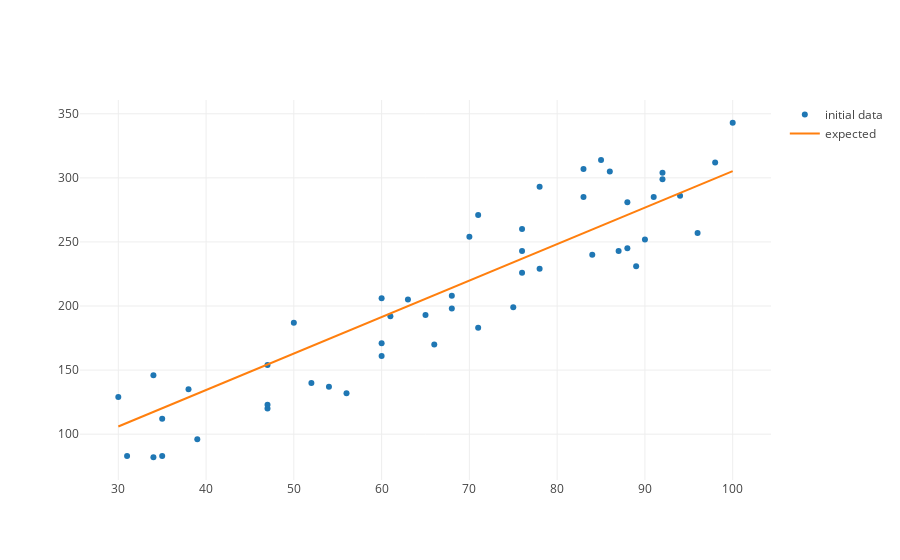

The code cell stored with this chart in its notebook:
### Markdown cell above
And because we do not retrain our model -- we already did that -- we use the same model to predict the future amounts of customers.

### Code cell
data_trace = trace_values(new_temps, new_noisy_customers, name = 'initial data')

plot([data_trace, model_trace])

### Figure 1 — Plotly figure (JSON) as saved in the notebook; plotly's stock layout.template omitted (floating-point values rounded to 4 significant figures)
{"data": [{"mode": "markers", "name": "initial data", "text": [], "type": "scatter", "uid": "e58c4dc0-f16a-4512-8b60-c21abe22e3a9", "x": [34, 84, 91, 31, 56, 89, 92, 65, 50, 34, 96, 92, 71, 39, 61, 76, 35, 83, 47, 75, 78, 83, 66, 63, 88, 52, 68, 76, 47, 88, 60, 86, 78, 35, 30, 60, 47, 54, 68, 98, 76, 60, 70, 100, 87, 85, 90, 38, 71, 94], "y": [82, 240, 285, 83, 132, 231, 299, 193, 187, 146, 257, 304, 183, 96, 192, 260, 112, 285, 120, 199, 293, 307, 170, 205, 245, 140, 208, 243, 154, 281, 171, 305, 229, 83, 129, 206, 123, 137, 198, 312, 226, 161, 254, 343, 243, 314, 252, 135, 271, 286]}, {"mode": "lines", "name": "expected", "text": [], "type": "scatter", "uid": "4be6c472-60f7-4537-b6cf-ae674d3ab07b", "x": [30, 32, 33, 37, 38, 41, 41, 41, 43, 43, 49, 51, 52, 52, 54, 54, 57, 58, 60, 61, 61, 63, 63, 64, 65, 65, 66, 67, 67, 67, 68, 68, 69, 69, 73, 76, 77, 79, 80, 81, 82, 84, 90, 91, 94, 95, 96, 98, 100, 100], "y": [106.0, 111.7, 114.6, 125.9, 128.8, 137.3, 137.3, 137.3, 143.0, 143.0, 160.1, 165.8, 168.7, 168.7, 174.3, 174.3, 182.9, 185.7, 191.4, 194.3, 194.3, 200.0, 200.0, 202.8, 205.7, 205.7, 208.5, 211.4, 211.4, 211.4, 214.2, 214.2, 217.1, 217.1, 228.4, 237.0, 239.8, 245.5, 248.4, 251.2, 254.1, 259.8, 276.8, 279.7, 288.2, 291.1, 293.9, 299.6, 305.3, 305.3]}], "layout": {"autosize": true, "xaxis": {"autorange": true, "range": [25.6, 104.4], "type": "linear"}, "yaxis": {"autorange": true, "range": [62.88, 362.1], "type": "linear"}}}
